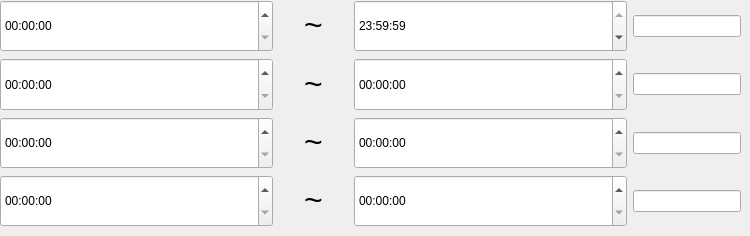
    <widget class="QWidget" name="tab_6">
     <attribute name="title">
      <string>星期六</string>
     </attribute>
     <widget class="QWidget" name="gridLayoutWidget_2">
      <property name="geometry">
       <rect>
        <x>0</x>
        <y>0</y>
        <width>741</width>
        <height>227</height>
       </rect>
      </property>
      <layout class="QGridLayout" name="gridLayout_6" columnstretch="4,1,4,0">
       <item row="1" column="0">
        <widget class="QTimeEdit" name="timestart2_5">
         <property name="sizePolicy">
          <sizepolicy hsizetype="Minimum" vsizetype="Expanding">
           <horstretch>0</horstretch>
           <verstretch>0</verstretch>
          </sizepolicy>
         </property>
         <property name="displayFormat">
          <string>hh:mm:ss</string>
         </property>
        </widget>
       </item>
       <item row="0" column="0">
        <widget class="QTimeEdit" name="timestart1_5">
         <property name="sizePolicy">
          <sizepolicy hsizetype="Minimum" vsizetype="Expanding">
           <horstretch>0</horstretch>
           <verstretch>0</verstretch>
          </sizepolicy>
         </property>
         <property name="styleSheet">
          <string notr="true">color: qlineargradient(spread:pad, x1:0, y1:0, x2:1, y2:1, stop:0 rgba(190, 255, 191, 255), stop:1 rgba(255, 255, 255, 255));</string>
         </property>
         <property name="displayFormat">
          <string>hh:mm:ss</string>
         </property>
        </widget>
       </item>
       <item row="3" column="2">
        <widget class="QTimeEdit" name="timeend4_5">
         <property name="sizePolicy">
          <sizepolicy hsizetype="Minimum" vsizetype="Expanding">
           <horstretch>0</horstretch>
           <verstretch>0</verstretch>
          </sizepolicy>
         </property>
         <property name="displayFormat">
          <string>hh:mm:ss</string>
         </property>
        </widget>
       </item>
       <item row="2" column="1">
        <widget class="QLabel" name="label_6">
         <property name="text">
          <string>&lt;html&gt;&lt;head/&gt;&lt;body&gt;&lt;p align=&quot;center&quot;&gt;&lt;span style=&quot; font-size:24pt;&quot;&gt;~&lt;/span&gt;&lt;/p&gt;&lt;/body&gt;&lt;/html&gt;</string>
         </property>
        </widget>
       </item>
       <item row="0" column="1">
        <widget class="QLabel" name="label_5">
         <property name="text">
          <string>&lt;html&gt;&lt;head/&gt;&lt;body&gt;&lt;p align=&quot;center&quot;&gt;&lt;span style=&quot; font-size:24pt;&quot;&gt;~&lt;/span&gt;&lt;/p&gt;&lt;/body&gt;&lt;/html&gt;</string>
         </property>
        </widget>
       </item>
       <item row="1" column="1">
        <widget class="QLabel" name="label_8">
         <property name="text">
          <string>&lt;html&gt;&lt;head/&gt;&lt;body&gt;&lt;p align=&quot;center&quot;&gt;&lt;span style=&quot; font-size:24pt;&quot;&gt;~&lt;/span&gt;&lt;/p&gt;&lt;/body&gt;&lt;/html&gt;</string>
         </property>
        </widget>
       </item>
       <item row="2" column="0">
        <widget class="QTimeEdit" name="timestart3_5">
         <property name="sizePolicy">
          <sizepolicy hsizetype="Minimum" vsizetype="Expanding">
           <horstretch>0</horstretch>
           <verstretch>0</verstretch>
          </sizepolicy>
         </property>
         <property name="displayFormat">
          <string>hh:mm:ss</string>
         </property>
        </widget>
       </item>
       <item row="2" column="2">
        <widget class="QTimeEdit" name="timeend3_5">
         <property name="sizePolicy">
          <sizepolicy hsizetype="Minimum" vsizetype="Expanding">
           <horstretch>0</horstretch>
           <verstretch>0</verstretch>
          </sizepolicy>
         </property>
         <property name="displayFormat">
          <string>hh:mm:ss</string>
         </property>
        </widget>
       </item>
       <item row="3" column="0">
        <widget class="QTimeEdit" name="timestart4_5">
         <property name="sizePolicy">
          <sizepolicy hsizetype="Minimum" vsizetype="Expanding">
           <horstretch>0</horstretch>
           <verstretch>0</verstretch>
          </sizepolicy>
         </property>
         <property name="displayFormat">
          <string>hh:mm:ss</string>
         </property>
        </widget>
       </item>
       <item row="1" column="2">
        <widget class="QTimeEdit" name="timeend2_5">
         <property name="sizePolicy">
          <sizepolicy hsizetype="Minimum" vsizetype="Expanding">
           <horstretch>0</horstretch>
           <verstretch>0</verstretch>
          </sizepolicy>
         </property>
         <property name="displayFormat">
          <string>hh:mm:ss</string>
         </property>
        </widget>
       </item>
       <item row="0" column="2">
        <widget class="QTimeEdit" name="timeend1_5">
         <property name="sizePolicy">
          <sizepolicy hsizetype="Minimum" vsizetype="Expanding">
           <horstretch>0</horstretch>
           <verstretch>0</verstretch>
          </sizepolicy>
         </property>
         <property name="displayFormat">
          <string>hh:mm:ss</string>
         </property>
         <property name="time">
          <time>
           <hour>23</hour>
           <minute>59</minute>
           <second>59</second>
          </time>
         </property>
        </widget>
       </item>
       <item row="3" column="1">
        <widget class="QLabel" name="label_7">
         <property name="text">
          <string>&lt;html&gt;&lt;head/&gt;&lt;body&gt;&lt;p align=&quot;center&quot;&gt;&lt;span style=&quot; font-size:24pt;&quot;&gt;~&lt;/span&gt;&lt;/p&gt;&lt;/body&gt;&lt;/html&gt;</string>
         </property>
        </widget>
       </item>
       <item row="0" column="3">
        <widget class="QLineEdit" name="lineEdit21"/>
       </item>
       <item row="1" column="3">
        <widget class="QLineEdit" name="lineEdit22"/>
       </item>
       <item row="2" column="3">
        <widget class="QLineEdit" name="lineEdit23"/>
       </item>
       <item row="3" column="3">
        <widget class="QLineEdit" name="lineEdit24"/>
       </item>
      </layout>
     </widget>
    </widget>
